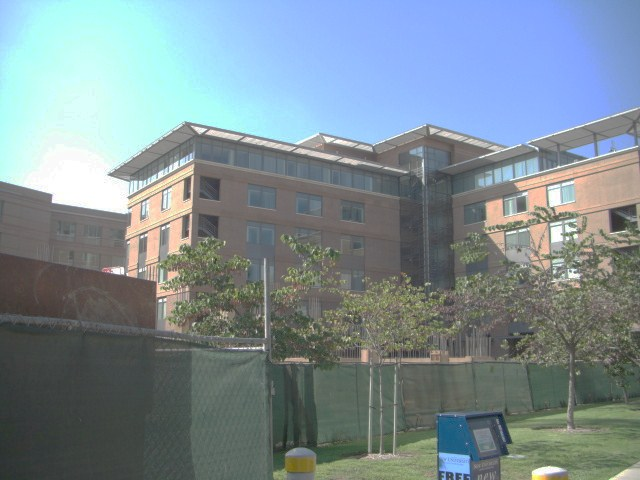
#> input picture andy/eric/blood_vessel_code/ImageContrastEnhance/example_input.jpg, 640 x 480 px
$ jupyter execute image_contrast_enhance.ipynb
#> lines starting #> are read from the running program, lines starting #| are printed output that depends on the picture
https://ics.uci.edu/~ssirani/pubs/apgv06.pdf

[cell 1]
import cv2
import numpy as np
import matplotlib.pyplot as plt

input_image_path = "example_input.jpg"
comparison_image_path = "example_output.jpg"

# Step 1: Read the image
image = cv2.imread(input_image_path, cv2.IMREAD_GRAYSCALE)
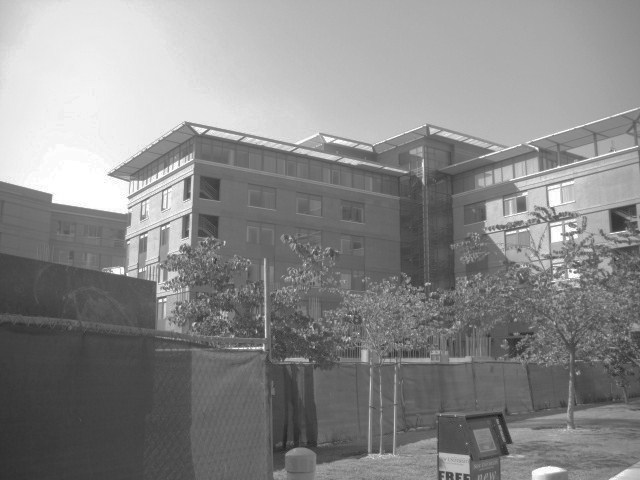
#> image: shape (480, 640); min 23, max 255, mean 137.6
comparison_image = cv2.imread(comparison_image_path, cv2.IMREAD_GRAYSCALE)
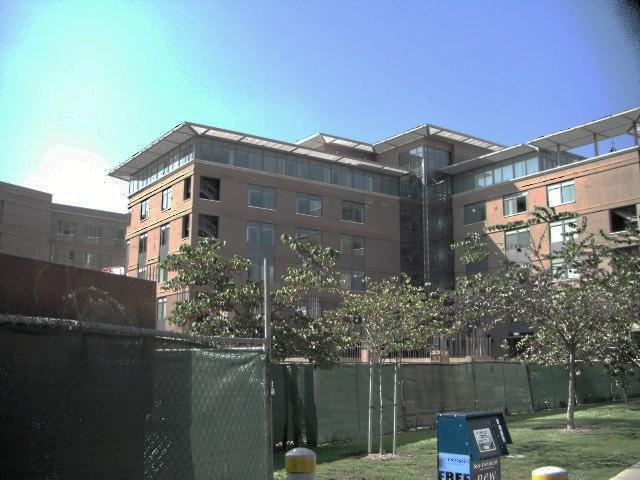
#> input picture andy/eric/blood_vessel_code/ImageContrastEnhance/example_output.jpg, 640 x 480 px
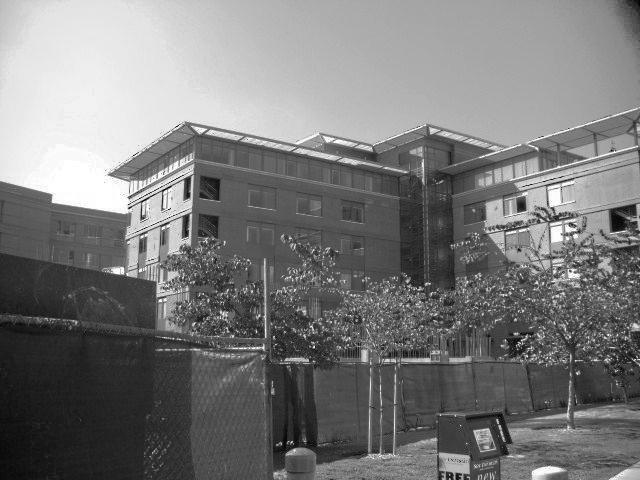
#> comparison_image: shape (480, 640); min 0, max 255, mean 122
original_image = image.copy()

# Step 2: Convert to frequency domain using Fourier Transform
dft = cv2.dft(np.float32(image), flags=cv2.DFT_COMPLEX_OUTPUT)
dft_shift = np.fft.fftshift(dft)

# Step 3: Apply the Human Contrast Sensitivity Function (CSF)
rows, cols = image.shape
#> rows = 480; cols = 640
crow, ccol = rows // 2, cols // 2
#> crow = 240; ccol = 320

# Define the frequency grid
u = np.arange(-crow, crow)
#> u = 480 values from -240 to 239
v = np.arange(-ccol, ccol)
#> v = 640 values from -320 to 319
U, V = np.meshgrid(v, u)
D = np.sqrt(U**2 + V**2)

# Define the CSF (example parameters, actual parameters need to be derived from the paper)
def csf(D):
    return 0.5 * (1.0 / (1.0 + 0.01 * D**2))

H = csf(D)
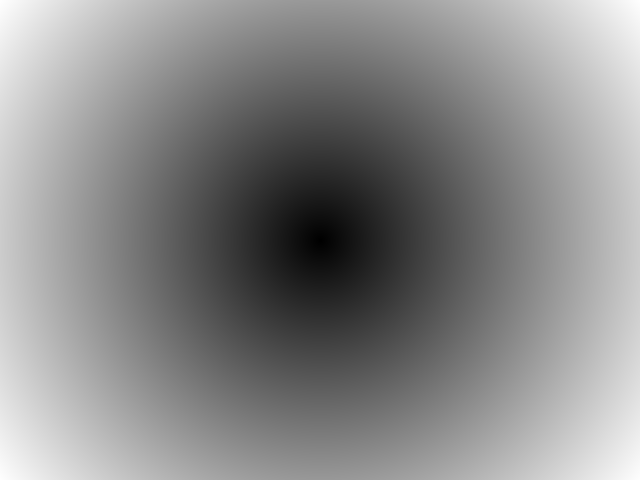
#> D: shape (480, 640) float64; min 0, max 400, mean 215.6; drawn with min black and max white

# Apply the CSF to the DFT of the image
H = np.fft.ifftshift(H)
dft_shift[:, :, 0] *= H
dft_shift[:, :, 1] *= H

# Step 4: Inverse Fourier Transform to get back to spatial domain
dft_ishift = np.fft.ifftshift(dft_shift)
image_back = cv2.idft(dft_ishift)
image_back = cv2.magnitude(image_back[:, :, 0], image_back[:, :, 1])
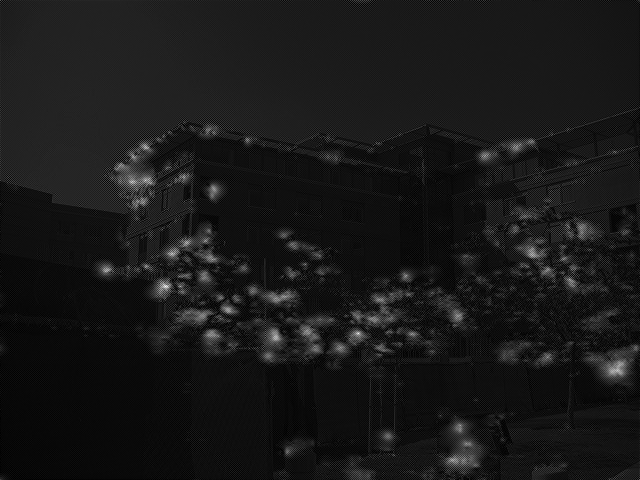
#> image_back: shape (480, 640) float32; min 0.242, max 167458.9, mean 16005.4; drawn with min black and max white

# Step 5: Normalize the result
image_back = cv2.normalize(image_back, None, 0, 255, cv2.NORM_MINMAX)
image_back = np.uint8(image_back)

# Display the original and enhanced images
plt.figure(figsize=(20, 5))
plt.subplot(1, 3, 1), plt.imshow(image, cmap='gray'), plt.title('Original Image')
plt.subplot(1, 3, 2), plt.imshow(image_back, cmap='gray'), plt.title('Enhanced Image')
plt.subplot(1, 3, 3), plt.imshow(comparison_image, cmap='gray'), plt.title('Comparison Image')
plt.show()
